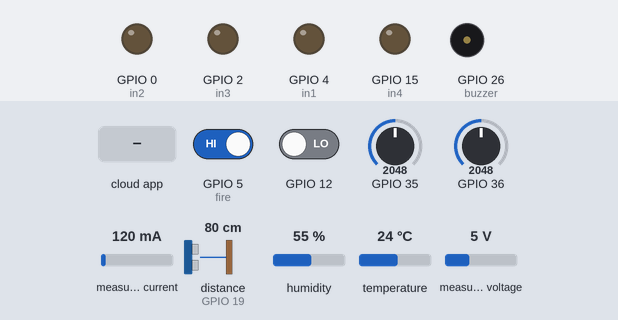
The sketch below on a simulated ESP32. Shown: output pins drawn as LEDs (lit = HIGH), buzzer (waves = sounding, pin HIGH). Wiring (inferred from the names in the program): ultrasonic range finder: trigger GPIO 18; echo GPIO 19. Inputs (shaded band) come from the test bench; at power-on: GPIO 5 (fire) HIGH, GPIO 12 LOW, GPIO 35 = 2048, GPIO 36 = 2048, measured current 120 mA, distance to the obstacle (sensor on GPIO 19) 80 cm, humidity 55 %, temperature 24 °C, measured voltage 5 V. The echo pulse lasts 58.3 µs per cm; WiFi joins after 1.5 s; servers stay silent unless stated; network time is answered at once with the bench clock; the local clock reads 2024-03-15 10:24:30 at power-on unless the sketch sets it; the Firebase database answers and starts empty; pins used as bus, display or sensor lines are not drawn; what the sketch prints to the serial monitor is not drawn.

Above: at 2.7 s.
2.8 s: GPIO 5 (fire) driven LOW
At 13.0 s:
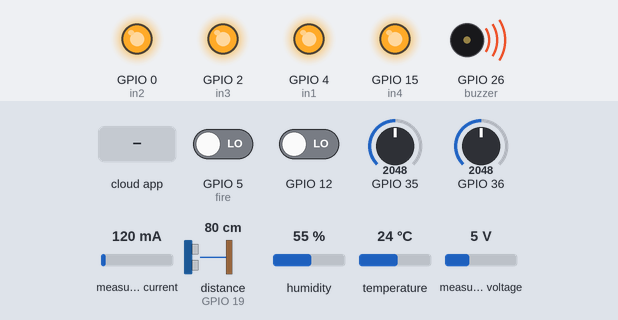
13.5 s: the phone or cloud app sets port1 to ON
At 17.2 s:
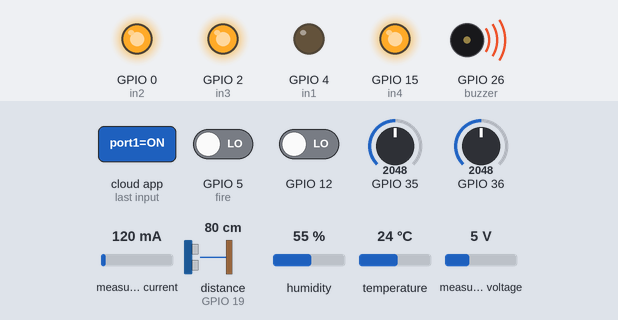
17.6 s: the phone or cloud app sets port2 to ON
At 22.6 s:
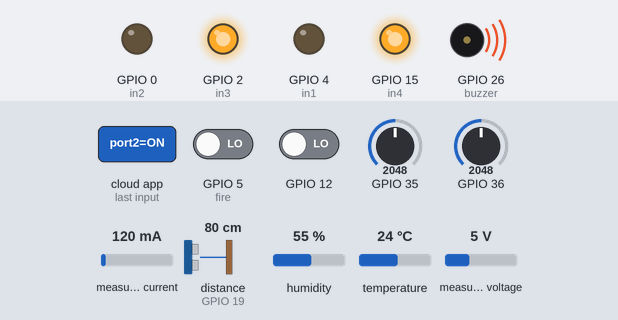
23.5 s: the phone or cloud app sets port3 to ON
At 29.1 s:
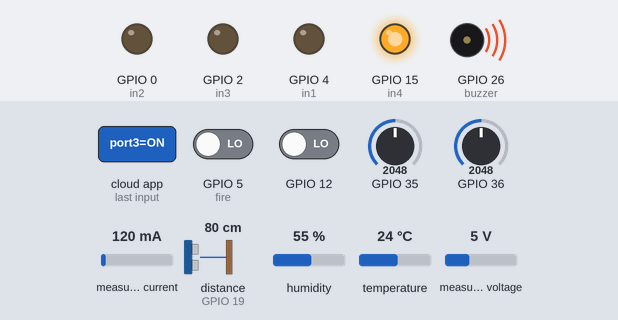
29.4 s: the phone or cloud app sets port4 to ON
At 34.9 s:
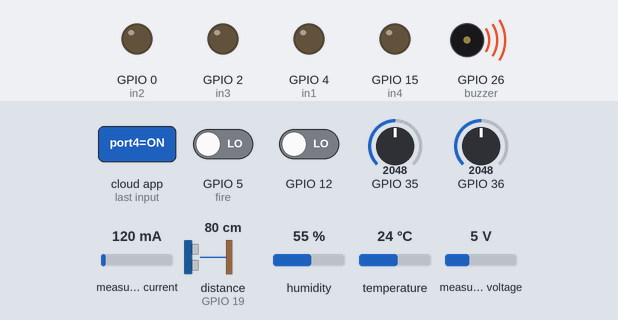
35.3 s: the phone or cloud app sets port1 to T
At 39.9 s:
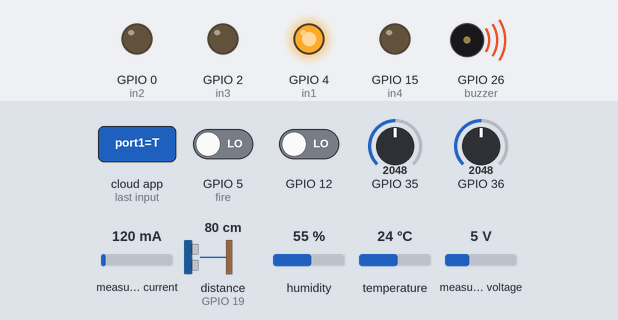
Timing chart, 0 to 41.4 s (numbered marks = the images above; inputs shaded):
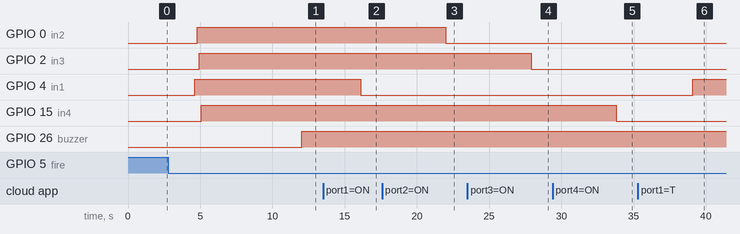

Measured:
- after the input at 2.8 s, GPIO 26 (buzzer): LOW → HIGH after 9.2 s
- after the input at 13.5 s, GPIO 4 (in1): HIGH → LOW after 2.6 s
- after the input at 17.6 s, GPIO 0 (in2): HIGH → LOW after 4.4 s
- after the input at 23.5 s, GPIO 2 (in3): HIGH → LOW after 4.4 s
- after the input at 29.4 s, GPIO 15 (in4): HIGH → LOW after 4.4 s
- after the input at 35.3 s, GPIO 4 (in1): LOW → HIGH after 3.8 s

The sketch:

ARDUNIO.ino
```cpp
#include <WiFi.h>
#include <FirebaseESP32.h>
#include <PZEM004Tv30.h>
#include <analogWrite.h>
#include "DHT.h"
#include <NTPClient.h>
#include <TimeLib.h>
#include <SPI.h>

#define FIREBASE_HOST "Firebase_url"
#define FIREBASE_AUTH "cle_firebase"

#define WIFI_SSID "ENSIAS_WIFI"
#define WIFI_PASSWORD "AdminEnsi@s2019"

#define DHTTYPE DHT11

char daysOfTheWeek[7][12] = {"Sunday", "Monday", "Tuesday", "Wednesday", "Thursday", "Friday", "Saturday"};
char monthsOfYear[12][12] = {"January", "February", "March", "April", "May", "June", "July" , "August", "September", "October", "November", "December"};

WiFiUDP ntpUDP;
NTPClient timeClient(ntpUDP);

String formattedDate, formattedTime, dayStamp, timeStamp, autoday, withoutsec, months, finalMonth;
int monthint, monthdiff;
int hi, ti, flame_detected, mq6 ,mq135 ,soil, dbdistance,level;
float h ,t;
uint8_t DHTPin = 27;

DHT dht(DHTPin, DHTTYPE);
PZEM004Tv30 pzem(&Serial2);

int in1 = 4;
int in2 = 0;
int in3 = 2;
int in4 = 15;
int fire = 5;
int buzzer = 26;
int trigPin = 18;
int echoPin = 19;
long duration;
int distance;
int voltagei ,frequencyi ;
FirebaseData firebaseData;
WiFiClient client;

void setup()
{
  Serial.begin(115200);

  pinMode(in1, OUTPUT);
  pinMode(in2, OUTPUT);
  pinMode(in3, OUTPUT);
  pinMode(in4, OUTPUT);
  pinMode(fire, INPUT);
  pinMode(trigPin, OUTPUT);
  pinMode(echoPin, INPUT);
  pinMode(buzzer, OUTPUT);

  pzem.resetEnergy();
  pzem.setAddress(0x42);

  dht.begin();

  WiFi.begin(WIFI_SSID, WIFI_PASSWORD);
  Serial.print("Connecting to Wi-Fi");
  while (WiFi.status() != WL_CONNECTED)
  {
    Serial.print(".");
    delay(300);
  }
  Serial.print("Connected with IP: ");
  Serial.println(WiFi.localIP());
  Serial.println();

  timeClient.begin();
  timeClient.setTimeOffset(19800);

  while(!timeClient.update()) {
    timeClient.forceUpdate();
  }

  Firebase.begin(FIREBASE_HOST, FIREBASE_AUTH);
  Firebase.reconnectWiFi(true);
}

void loop() {
float current = pzem.current();
float power = pzem.power();
float energy = pzem.energy();
float voltage = pzem.voltage();
float frequency = pzem.frequency();
float pf = pzem.pf();
voltagei = (int) voltage;
frequencyi = (int) frequency;
digitalWrite(trigPin, LOW);
delayMicroseconds(2);
digitalWrite(trigPin, HIGH);
delayMicroseconds(10);
digitalWrite(trigPin, LOW);
duration = pulseIn(echoPin, HIGH);
distance = duration*0.034/2;
flame_detected = digitalRead(fire);
mq6 = digitalRead(12);
mq135 = analogRead(35);
soil = analogRead(36);
h = dht.readHumidity();
t = dht.readTemperature();
hi = (int) h;
ti = (int) t;

  while(!timeClient.update()) {
    timeClient.forceUpdate();
  }

  formattedDate = timeClient.getFormattedDate();
  int splitT = formattedDate.indexOf("T");
  dayStamp = formattedDate.substring(0, splitT);
  months=dayStamp.substring(5,7);
  monthint=months.toInt();
  monthdiff=monthint-1;
  finalMonth = String(monthsOfYear[monthdiff]);
  timeStamp = formattedDate.substring(splitT+1, formattedDate.length()-1);
  withoutsec=timeStamp.substring(0,5);
  autoday=String(daysOfTheWeek[timeClient.getDay()]);
if(Firebase.getString(firebaseData, "users/3Oou95cKpPX6OPBduFNTOHx6sO32/AutomaticOnOff/port1/days"))
  {
String p1days=firebaseData.stringData();
 p1days.replace('[', ' ');
 p1days.replace(']', ' ');
Firebase.getString(firebaseData, "users/3Oou95cKpPX6OPBduFNTOHx6sO32/AutomaticOnOff/port1/ontime");
String p1otime=firebaseData.stringData();
Firebase.getString(firebaseData, "users/3Oou95cKpPX6OPBduFNTOHx6sO32/AutomaticOnOff/port1/offtime");
String p1oftime=firebaseData.stringData();
String myarrayp1[] = {p1days} ;
for ( int i = 0; i < sizeof(myarrayp1); i++ )
{
if(myarrayp1[i]==autoday)
{
  if(p1otime.equals(withoutsec))
{
  Firebase.setString(firebaseData, "users/3Oou95cKpPX6OPBduFNTOHx6sO32/components/port1","ON");
}

if(p1oftime.equals(withoutsec))
{
  Firebase.setString(firebaseData, "users/3Oou95cKpPX6OPBduFNTOHx6sO32/components/port1","OFF");
}
}
  }
  }

  if(Firebase.getString(firebaseData, "users/3Oou95cKpPX6OPBduFNTOHx6sO32/AutomaticOnOff/port2/days"))
  {
String p2days=firebaseData.stringData();
 p2days.replace('[', ' ');
 p2days.replace(']', ' ');
Firebase.getString(firebaseData, "users/3Oou95cKpPX6OPBduFNTOHx6sO32/AutomaticOnOff/port2/ontime");
String p2otime=firebaseData.stringData();
Firebase.getString(firebaseData, "users/3Oou95cKpPX6OPBduFNTOHx6sO32/AutomaticOnOff/port2/offtime");
String p2oftime=firebaseData.stringData();
String myarrayp2[] = {p2days} ;
for ( int i = 0; i < sizeof(myarrayp2); i++ )
{
if(myarrayp2[i]==autoday)
{
  if(p2otime.equals(withoutsec))
{
  Firebase.setString(firebaseData, "users/3Oou95cKpPX6OPBduFNTOHx6sO32/components/port2","ON");
}

if(p2oftime.equals(withoutsec))
{
  Firebase.setString(firebaseData, "users/3Oou95cKpPX6OPBduFNTOHx6sO32/components/port2","OFF");
}
}
  }
  }

  if(Firebase.getString(firebaseData, "users/3Oou95cKpPX6OPBduFNTOHx6sO32/AutomaticOnOff/port3/days"))
  {
String p3days=firebaseData.stringData();
  p3days.replace('[', ' ');
  p3days.replace(']', ' ');
Firebase.getString(firebaseData, "users/3Oou95cKpPX6OPBduFNTOHx6sO32/AutomaticOnOff/port3/ontime");
String p3otime=firebaseData.stringData();
Firebase.getString(firebaseData, "users/3Oou95cKpPX6OPBduFNTOHx6sO32/AutomaticOnOff/port3/offtime");
String p3oftime=firebaseData.stringData();
String myarrayp3[] = {p3days} ;
if(p3days.indexOf(autoday) > 0)
{
  if(p3otime.equals(withoutsec))
{
  Firebase.setString(firebaseData, "users/3Oou95cKpPX6OPBduFNTOHx6sO32/components/port3","ON");
}

if(p3oftime.equals(withoutsec))
{
  Firebase.setString(firebaseData, "users/3Oou95cKpPX6OPBduFNTOHx6sO32/components/port3","OFF");
}
}
  }

  if(Firebase.getString(firebaseData, "users/3Oou95cKpPX6OPBduFNTOHx6sO32/AutomaticOnOff/port4/days"))
  {
String p4days=firebaseData.stringData();
 p4days.replace('[', ' ');
 p4days.replace(']', ' ');
Firebase.getString(firebaseData, "users/3Oou95cKpPX6OPBduFNTOHx6sO32/AutomaticOnOff/port4/ontime");
String p4otime=firebaseData.stringData();
Firebase.getString(firebaseData, "users/3Oou95cKpPX6OPBduFNTOHx6sO32/AutomaticOnOff/port4/offtime");
String p4oftime=firebaseData.stringData();
String myarrayp4[] = {p4days} ;
for ( int i = 0; i < sizeof(myarrayp4); i++ )
{
if(myarrayp4[i]==autoday)
{
  if(p4otime.equals(withoutsec))
{
  Firebase.setString(firebaseData, "users/3Oou95cKpPX6OPBduFNTOHx6sO32/components/port4","ON");
}

if(p4oftime.equals(withoutsec))
{
  Firebase.setString(firebaseData, "users/3Oou95cKpPX6OPBduFNTOHx6sO32/components/port4","OFF");
}
}
  }
  }
  if( !isnan(current) ){
        if(Firebase.getFloat(firebaseData, "users/3Oou95cKpPX6OPBduFNTOHx6sO32/electricity/current/"+finalMonth+"/"+dayStamp))
        {
          float oldVal=firebaseData.floatData();
          float newVal=oldVal+(current/1000.000f);
          Firebase.setFloat(firebaseData, "users/3Oou95cKpPX6OPBduFNTOHx6sO32/electricity/current/"+finalMonth+"/"+dayStamp,newVal);
        }
        else
        {
          float newVal=current/1000.000f;
          Firebase.setFloat(firebaseData, "users/3Oou95cKpPX6OPBduFNTOHx6sO32/electricity/current/"+finalMonth+"/"+dayStamp,newVal);
        }
    }

    if( !isnan(power) ){
        if(Firebase.getFloat(firebaseData, "users/3Oou95cKpPX6OPBduFNTOHx6sO32/electricity/power/"+finalMonth+"/"+dayStamp))
        {
          float oldVal=firebaseData.floatData();
          float newVal=oldVal+(power/10.0f);
          Firebase.setFloat(firebaseData, "users/3Oou95cKpPX6OPBduFNTOHx6sO32/electricity/power/"+finalMonth+"/"+dayStamp,newVal);
        }
        else
        {
          float newVal=power/10.0f;
          Firebase.setFloat(firebaseData, "users/3Oou95cKpPX6OPBduFNTOHx6sO32/electricity/power/"+finalMonth+"/"+dayStamp,newVal);
        }
    }

    if( !isnan(voltage) ){
        Firebase.setInt(firebaseData, "users/3Oou95cKpPX6OPBduFNTOHx6sO32/electricity/voltage",voltagei);
    }

    if( !isnan(frequency) ){
        Firebase.setInt(firebaseData, "users/3Oou95cKpPX6OPBduFNTOHx6sO32/electricity/frequency",frequencyi);
  }

    if( !isnan(pf) ){
        Firebase.setFloat(firebaseData, "users/3Oou95cKpPX6OPBduFNTOHx6sO32/electricity/pf",pf);
    }

   if(Firebase.getString(firebaseData, "users/3Oou95cKpPX6OPBduFNTOHx6sO32/components/port1"))
  {
String val=firebaseData.stringData();
if(val=="ON")
{
   digitalWrite(in1,LOW);
}
else
{
   digitalWrite(in1,HIGH);
}
  }

  if(Firebase.getString(firebaseData, "users/3Oou95cKpPX6OPBduFNTOHx6sO32/components/port2"))
  {
String val=firebaseData.stringData();
if(val=="ON")
{
   digitalWrite(in2,LOW);
}
else
{
   digitalWrite(in2,HIGH);
}
  }

  if(Firebase.getString(firebaseData, "users/3Oou95cKpPX6OPBduFNTOHx6sO32/components/port3"))
  {
String val=firebaseData.stringData();
if(val=="ON")
{
   digitalWrite(in3,LOW);
}
else
{
   digitalWrite(in3,HIGH);
}
  }

  if(Firebase.getString(firebaseData, "users/3Oou95cKpPX6OPBduFNTOHx6sO32/components/port4"))
  {
String val=firebaseData.stringData();
if(val=="ON")
{
   digitalWrite(in4,LOW);
}
else
{
   digitalWrite(in4,HIGH);
}
  }

  Firebase.getInt(firebaseData, "users/3Oou95cKpPX6OPBduFNTOHx6sO32/water/distance");
  dbdistance = firebaseData.intData();
  level = dbdistance - distance;
  Firebase.setInt(firebaseData, "users/3Oou95cKpPX6OPBduFNTOHx6sO32/water/level",level);
  Firebase.setInt(firebaseData, "users/3Oou95cKpPX6OPBduFNTOHx6sO32/air/temp", ti);
  Firebase.setInt(firebaseData, "users/3Oou95cKpPX6OPBduFNTOHx6sO32/air/humidity", hi);
  Firebase.setInt(firebaseData, "users/3Oou95cKpPX6OPBduFNTOHx6sO32/gas/gasleak", mq6);
  Firebase.setInt(firebaseData, "users/3Oou95cKpPX6OPBduFNTOHx6sO32/air/mq135q", mq135);
  Firebase.setInt(firebaseData, "users/3Oou95cKpPX6OPBduFNTOHx6sO32/plant/moisture", soil);
  Firebase.setInt(firebaseData, "users/3Oou95cKpPX6OPBduFNTOHx6sO32/fire/fireleak", flame_detected);
  if(flame_detected==0)
  {
      digitalWrite(buzzer, HIGH);
  }
  else
  {
      digitalWrite(buzzer, LOW);
  }
  delay(1000);
  }
```
